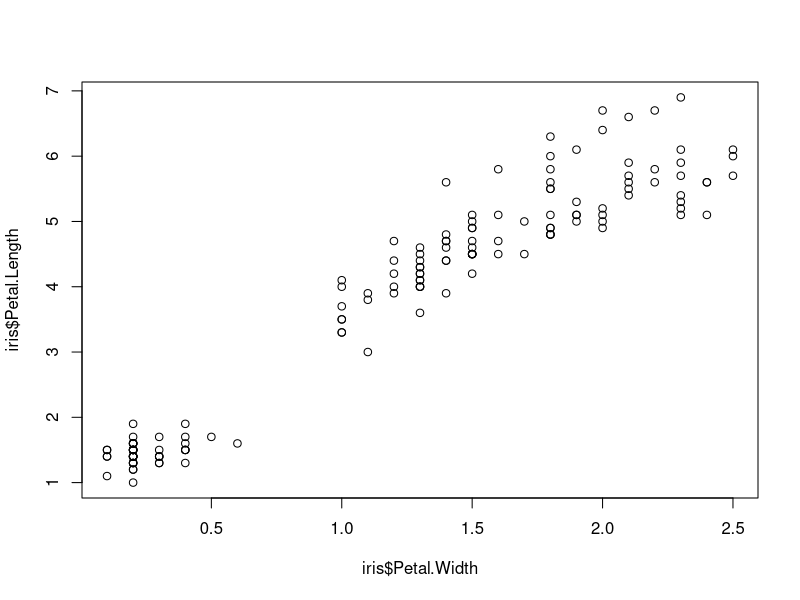
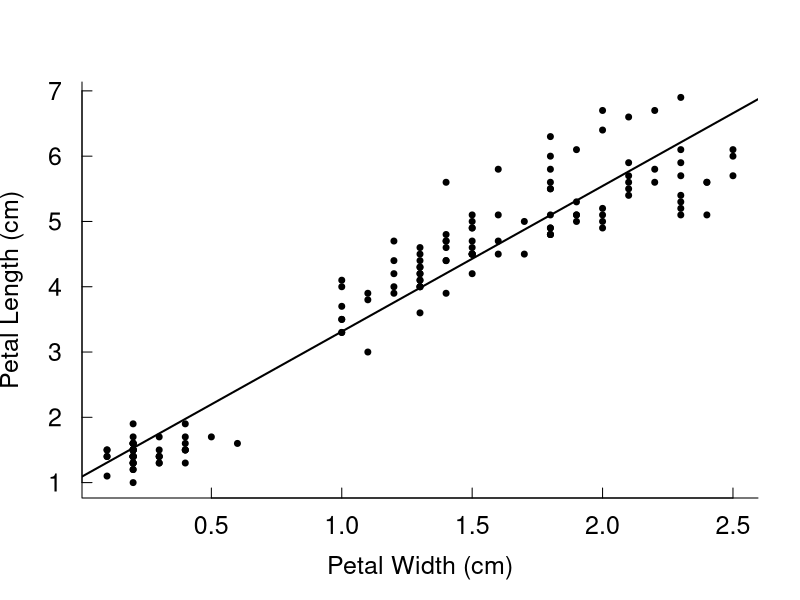
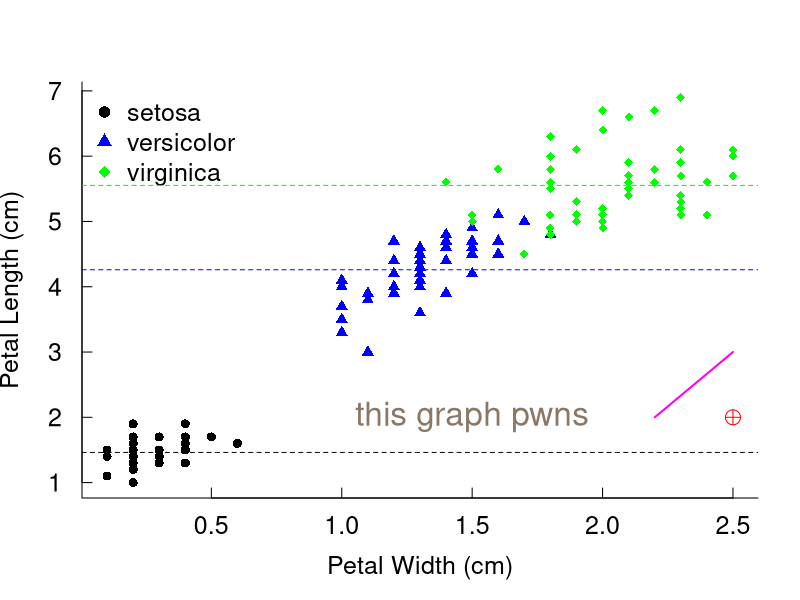
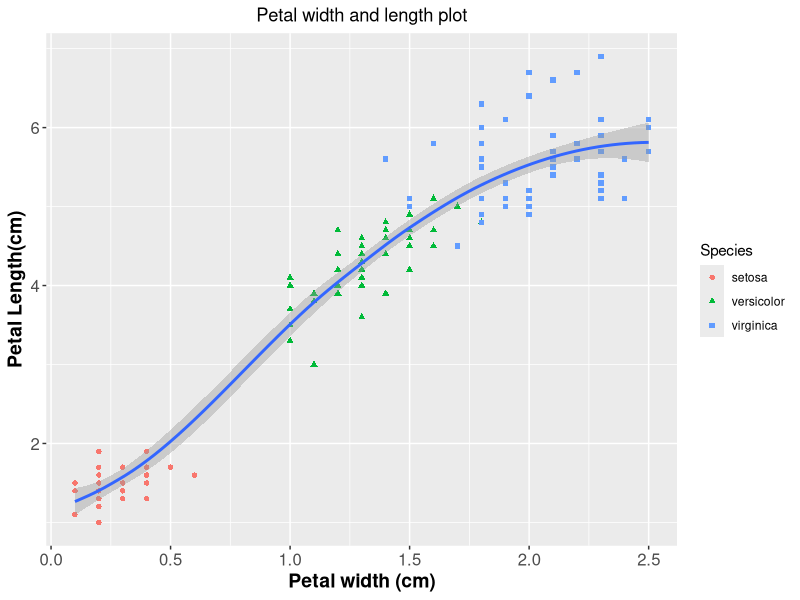

Write the R code that produced these figures, in order.
## ---- chunk 1
# remove (almost) all objects currently held in the R environment
rm(list=ls()) 
## ---- chunk 2
head(iris)
# help(iris) or ?iris will give you mor information about the data set
?plot # info about plot function
## ---- chunk 3
plot( iris$Petal.Width, iris$Petal.Length )
## ---- chunk 4
plot( iris$Petal.Width, iris$Petal.Length,
        xlab="Petal Width (cm)", ylab="Petal Length (cm)", pch=20 ,
        cex.lab=1.5, cex.axis=1.5, cex=1.2,
        bty="L", las=1, tcl=0.5 ) # xlab - specifies the name of the x axis label and ylab specifies the name of the y axis label; pch specifies type of point we use - pch=20 is small round dot; cex - character expansion (labels, axis and points), bty - box type. las numeric in {0,1,2,3}; the style of axis labels. 0: always parallel to the axis [default], 1: always horizontal, 2: always perpendicular to the axis, 3: always vertical. tlc - The length of tick marks as a fraction of the height of a line of text. The default value is -0.5; setting tcl = NA sets tck = -0.01 which is S' default.
abline(lm(Petal.Length~Petal.Width, data=iris),col="black", lwd=2, lty=1)
## ---- chunk 5

?par
?points
## ---- chunk 6
my.colors <- c("black","blue","green")
my.points <- c(16,17,18)
levels(iris$Species) # display levels of variable Species within iris data set
plot( iris$Petal.Width, iris$Petal.Length,
        col=my.colors[iris$Species], pch=my.points[iris$Species], 
        xlab="Petal Width (cm)", ylab="Petal Length (cm)",
        cex.lab=1.5, cex.axis=1.5, cex=1.2,
        bty="L", las=1, tcl=0.5 )
legend("topleft", levels(iris$Species), col=my.colors, pch=my.points, lty=0, bty="n",
        cex=1.5) # bty = "n" means no box around legend
abline(h=mean(iris$Petal.Length[iris$Species=="virginica"]),col="green",lty=2)
abline(h=mean(iris$Petal.Length[iris$Species=="versicolor"]),col="blue",lty=2)
abline(h=mean(iris$Petal.Length[iris$Species=="setosa"]),col="black",lty=2)
palette()
colors()
text(1.5,2,labels="this graph pwns",col="peachpuff4",cex=2 ) # some other embellishments you might want to add...
# add some specific lines or points
points(2.5,2,pch=10,col="red",cex=2) 
lines(c(2.2,2.5),c(2,3),col="magenta",lwd=2)
## ---- chunk 7
save( list=ls(), file="grazing_data.rdata")
## ---- chunk 8

# create and open the tif file for writing
tiff(filename="petal_plot_1.tif",units="cm",
		height=21,width=21, res=300, compression="none")

# do the plotting
my.colors <- c("black","blue","green")
my.points <- c(16,17,18)
plot( iris$Petal.Width, iris$Petal.Length,
        col = my.colors[iris$Species], 
        pch = my.points[iris$Species], 
        xlab = "Petal Width (cm)", ylab="Petal Length (cm)",
        cex.lab = 1.5, cex.axis = 1.5, cex = 1.2,
        bty = "L", las = 1, tcl = 0.5 )
legend("topleft", levels(iris$Species), col=my.colors, pch=my.points, lty=0, bty="n",
        cex=1.5) # bty = "n" means no box around legend

# close the tif file
dev.off()
## ---- chunk 9
library(tidyverse) # load package with ggplot

# create the plot and save it in object called p2
p2 <- ggplot(data= iris, mapping = aes(x=Petal.Width,y=Petal.Length)) + 
  geom_point(mapping = aes(color = Species, shape=Species)) + 
  geom_smooth() + ggtitle("Petal width and length plot") + 
  theme(plot.title = element_text(hjust = 0.5), 
        axis.text=element_text(size=12),
        axis.title=element_text(size=14,face="bold")) + 
  labs( x="Petal width (cm)",y="Petal Length(cm)") 

# printing the created ggplot object causes it to be show on screen
print(p2)

# save it out as a tiff or myriad otehr formats
ggsave(filename="petal_plot_2.tif", plot = p2, device = "tiff",
       dpi = 300, compression = "none")

# aesthetics defines x and y axis; geom_point defines classification variable Species for shape and colour; geom_smooth provides shoothing curve through data; ggtitle defines title; theme adjust title in the centre of the plot; axis.text - defines text size for axis text; axis.title - defines size and style of the axis text; labs defines x and y - axis labels.

## ---- chunk 10

library(tidyverse)

# create the plot and save it in object called p3
p3 <- ggplot(data= iris, mapping = aes(x=Petal.Width,y=Petal.Length)) + geom_point(mapping = aes(color = Species, shape=Species)) + 
  geom_smooth() + ggtitle("Petal width and length plot") + scale_shape_manual (values=4:6) +
                theme(plot.title = element_text(hjust = 0.5), axis.text=element_text(size=12),
        axis.title=element_text(size=14,face="bold")) + 
  labs( x="Petal width (cm)",y="Petal Length(cm)")
# the only difference with previous graph is that each shape variable (Species) is defined manualy with scale_shape_manual.

# save it out as a tiff or myriad otehr formats
ggsave(filename="petal_plot_3.tif", plot = p3, device = "tiff",
       dpi = 300, compression = "none")

